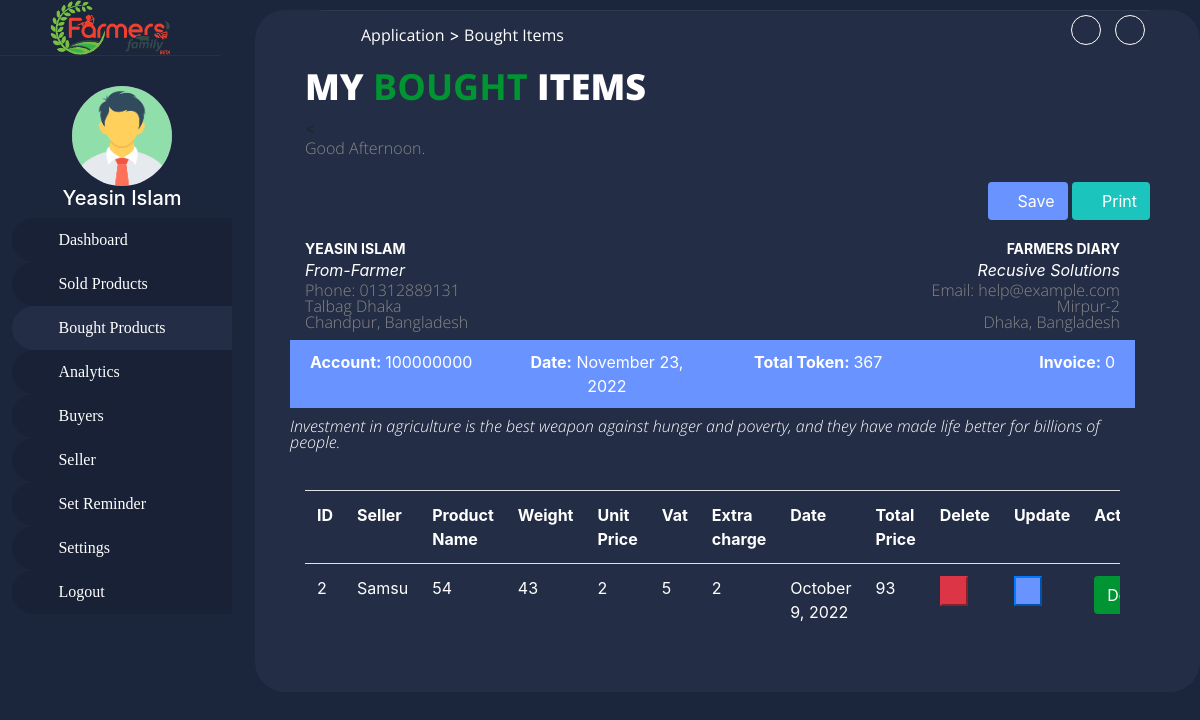
Page /bought-product.php (signed in) on the committed database.
### tables this page shows
CREATE TABLE `farmersprofile` (
  `id` int(11) NOT NULL,
  `fname` varchar(30) DEFAULT NULL,
  `lname` varchar(30) DEFAULT NULL,
  `gender` varchar(20) DEFAULT NULL,
  `nid` int(11) DEFAULT NULL,
  `phone` int(11) DEFAULT NULL,
  `passwords` varchar(255) DEFAULT NULL,
  `address_id` int(11) DEFAULT NULL
);

CREATE TABLE `address` (
  `address_id` int(11) NOT NULL,
  `address_line` varchar(100) DEFAULT NULL,
  `thana` varchar(50) DEFAULT NULL,
  `district` varchar(50) DEFAULT NULL,
  `country` varchar(50) DEFAULT NULL,
  `user_type` varchar(40) DEFAULT NULL
);

CREATE TABLE `products` (
  `product_id` int(12) NOT NULL,
  `seller_id` int(12) DEFAULT NULL,
  `buyer_id` int(12) DEFAULT NULL,
  `datas` varchar(20) DEFAULT NULL
);

CREATE TABLE `prodcut_details` (
  `product_details_id` int(12) NOT NULL,
  `product_name` varchar(40) DEFAULT NULL,
  `weight` varchar(20) DEFAULT NULL,
  `unit_price` float DEFAULT NULL,
  `vat` float DEFAULT NULL,
  `extra_charge` float DEFAULT NULL,
  `product_id` int(15) DEFAULT NULL
);

### database.php (called while the page is built, shortened)
<?php
class DatabaseConnection{
	private $host = "localhost";
	private $user = "root";
	private $dbname = "farmersdiary";
	private $password = "";
	public $conn;
	function __construct(){
		$conn = new mysqli($this -> host,$this -> user,$this -> password,$this -> dbname);
        return $this->conn = $conn;
	}
	public
	function query_execute($sql){
		$result = $this -> conn -> query($sql);
		return $result;
	}
}
 ?>

### class.php (called while the page is built, shortened)
<?php
	include_once __dir__."/database.php";
class Farmers extends User{
		public function getFarmersData($id){
			$objectFarmers =new DatabaseConnection();
			$getQuery = "SELECT * FROM farmersprofile WHERE id  = '$id'";
			$querydata = $objectFarmers->query_execute($getQuery);
			if($querydata->num_rows > 0){
				while($dataRows= $querydata->fetch_assoc()){
					$this -> fname =  $dataRows['fname'];
					$this -> lname =  $dataRows['lname'];
					$this -> phone =  $dataRows['phone'];
					$this -> address =  $dataRows['address_id'];
				}
			}
			$adid = $this -> address;
			$addressQuery = "SELECT * FROM address WHERE address_id  = '$adid'";
			$addressQ = $objectFarmers->query_execute($addressQuery);
			if($addressQ->num_rows > 0){
				while($addressInfo= $addressQ->fetch_assoc()){
					$this -> address =  $addressInfo['address_line'];
					$this -> thana =  $addressInfo['thana'];
					$this -> district =  $addressInfo['district'];
					$this -> country =  $addressInfo['country'];
				}
			}
		}
}
 ?>

### bought-product.php (the view, shortened to what this page needs)
<?php
  include_once 'class.php';
  include_once 'database.php';
  $id = $_SESSION['id'];
$database = new DatabaseConnection();
$farmerObject = new Farmers();
$farmerObject->getFarmersData($id);
?><!DOCTYPE html>
<html lang="en">
    <head>
        <link rel="stylesheet" href="css/bootstrap.min.css">
        <link rel="stylesheet" href="css/main.css">
        <link rel="stylesheet" href="css/icofont/icofont.min.css">
    </head>
    <body style="background:#1b253b;">
        <div class="dashboard">
                    <?php include_once('user-sidebar.php'); ?>
                <div class="content-body">
                    <div class="row">
                            <div class="col-xl-12 col-md-12">
                            <div class="header-top-admin">
                                <div class="breadcrumbs float-left">
                                    <ul>
                                        <li><a href="">Application</a></li>
                                        <span> > </span>
                                        <li><a href="">Bought Items</a></li>
                                    </ul>
                                </div>
                                <div class="profile-area float-right">
                                    <div class="profile-icon">
                                        <ul>
                                            <li>
                                                <a href="#"><i class="icofont-notification"></i></a>
                                            </li>
                                            <li>
                                                <a href="#"><i class="icofont-business-man"></i></a>
                                            </li>
                                        </ul>
                                    </div>
                                </div>
                            </div>
                        </div>
                    </div>
                    <div class="row">
                        <div class="col-md-12">
                            <div class="content-title">
                                <h2>My <span class="highlight">Bought</span> Items</h2>
                                <<p> <?php
function Greetings($hours)
{
    if ($hours >= 0 && $hours <= 12) {
        return "Good Morning.";
    } else {
        if ($hours > 12 && $hours <= 17) {
            return "Good Afternoon.";
        } else {
            if ($hours > 17 && $hours <= 20) {
                return "Good Evening";
            } else {
                return "Good Night";
            }
        }
    }
}
$hour = date('H');
print Greetings($hour);
?>
                            </div>
                        </div>
                    </div>
                    <div class="row">
                        <div class="col-md-12">
                            <div class="print-btn float-right">
                                <button class="btn btn-default save"><i class="icofont-save" id="save"></i> Save</button>
                                <button class="btn btn-default print"><i class="icofont-printer"></i> Print</button>
                            </div>
                        </div>
                    </div>
                    <div class="row table-area">
                        <?php
                            include_once('user-and-company-info.php');
                         ?>
                        <div class="deshboard-header-line bought">
                            <ul>
                                <li><strong>Account: </strong><?php echo $id; ?></li>
                                <li><strong>Date:</strong> <?php echo date("F j, Y");?></li>
                                <li><strong>Total Token: </strong>367</li>
                                <li><Strong>Invoice: </Strong>0</li>
                            </ul>
                            <p>Investment in agriculture is the best weapon against hunger and poverty, and they have made life better for billions of people.</p>
                        </div>
                        <div class="col-md-12">
                            <div class="table-content table-responsive bought">
                                <table class="table" id="dataTable">
                                    <tbody>
                                        <tr>
                                            <th>ID</th>
                                            <th>Seller</th>
                                            <th>Product Name</th>
                                            <th>Weight</th>
                                            <th>Unit Price</th>
                                            <th>Vat</th>
                                            <th>Extra charge</th>
                                            <th>Date</th>
                                            <th>Total Price</th>
                                            <th>Delete</th>
                                            <th>Update</th>
                                            <th>Action</th>
                                        </tr>
                                        <?php
                                            $boughtItems = "SELECT * FROM products WHERE buyer_id = '$id'";
                                            $boughtItemsExecute = $database->query_execute($boughtItems);
                                            if ($boughtItemsExecute->num_rows > 0) {
                                                while ($row = $boughtItemsExecute->fetch_assoc()) {
                                              $pname = "";
                                            $vat = 0;
                                            $extra = 0;
                                            $weight = 0;
                                            $unit_price = 0;
                                            $totalPrice = 0;
                                            $product_id = $row['product_id'];
                                            $date = $row['datas'];
                                            $productDetails = "SELECT * FROM prodcut_details WHERE '$product_id'= product_id";
                                            $productExecute = $database->query_execute($productDetails);
                                            if ($productExecute->num_rows > 0) {
                                                while ($rowDetails = $productExecute->fetch_assoc()) {
                                                    $pname .= $rowDetails['product_name']." ";
                                                    $weight+=$rowDetails['weight'];
                                                    $unit_price = $rowDetails['unit_price'];
                                                    $vat += $rowDetails['vat'];
                                                    $extra +=$rowDetails['extra_charge'];
                                                    $totalPrice+= ($unit_price*$weight)+($vat+$extra);
                                                }
                                            }
                                                    ?>
                                        <tr>
                                            <td><?php echo $row['product_id'];?></td>
                                            <td>Samsu</td>
                                            <td><?php echo $pname;?></td>
                                            <td><?php echo $weight;?></td>
                                            <td><?php echo $unit_price;?></td>
                                            <td><?php echo $vat;?></td>
                                            <td><?php echo $extra;?></td>
                                            <td><?php echo $date;?></td>
                                            <td><?php echo $totalPrice;?></td>
                                            <td><button class="btn-danger delete" delete="<?php echo $row['product_id'];?>" type="button" data-toggle="modal" data-target="#deleteOk"><span class="icofont-delete"></span></button></td>
                                            <td><button class="btn-primary save" type="button"  data-toggle="modal" data-target="#edit<?php echo $row['product_id'];?>"><span class="icofont-edit"></span></button></td>
                                            <td><button class="btn btn-default save" type="button"  data-toggle="modal" data-target="#<?php echo $row['product_id'];?>">Details</button></td>
                                        </tr>
                                            <?php }
                                            }
                                         ?>
                                    </tbody>
                                </table>
                            </div>
                        </div>
                    </div>
                 </div>
        </div>
    </body>
</html>

### user-sidebar.php (shortened to what this page needs)
        <div class="dashboard">
<div class="admin-menu-wrapper">
                        <div class="admin-menu">
                            <div class="admin-logo">
                                <img src="images/logo.png" alt="">
                            </div>
                            <div class="admin-menu-area">
                                <div class="user-info">
                                    <div class="profile-avater">
                                        <img src="images/user.png" alt="">
                                    </div>
                                    <div class="user-name">
                                        <h5 style="color: #ffffff; text-align-center;"><?php
                                        echo $farmerObject->fname." ";
                                        echo $farmerObject->lname;
                                        ?></h5>
                                    </div>
                                </div>
                                <ul>
                                    <li>
                                        <a href="deshboard.php"><i class="icofont-dashboard"></i> Dashboard</a>
                                    </li>
                                    <li>
                                        <a href="sold-items.php"><i class="icofont-food-cart"></i> Sold Products</a>
                                    </li>
                                    <li>
                                        <a href="bought-product.php"><i class="icofont-cart-alt"></i> Bought Products</a>
                                    </li>
                                    <li>
                                        <a href="analytics.php"><i class="icofont-chart-line-alt"></i> Analytics</a>
                                    </li>
                                    <li>
                                        <a href="buyer-list.php"><i class="icofont-business-man-alt-2"></i> Buyers</a>
                                    </li>
                                    <li>
                                        <a href="seller.php"> <i class="icofont-funky-man"></i> Seller</a>
                                    </li>
                                    <li>
                                        <a href="reminder.php"><i class="icofont-ui-note"></i> Set Reminder</a>
                                    </li>
                                    <li>
                                        <a href="settings.php"><i class="icofont-ui-settings"></i> Settings</a>
                                    </li>
                                    <li>
                                        <a href="logout.php"><i class="icofont-logout"></i> Logout</a>
                                    </li>
                                </ul>
                            </div>
                        </div>
                    </div>

### user-and-company-info.php
<div class="col-md-6 col-sm-13">
                            <h4><?php
                                        echo $farmerObject->fname." ";
                                        echo $farmerObject->lname;
                                        ?>
                            </h4>
                            <i>From-<?php if($_SESSION['type'] == 'farmers'){echo "Farmer";}else if($_SESSION['type'] == 'mediator'){echo "Mediator";}?></i>
                            <p>Phone: 0<?php echo $farmerObject->phone; ?></p>
                            <p><?php echo $farmerObject->address." "; ?><?php echo $farmerObject->thana; ?></p>
                            <p><?php echo $farmerObject->district.", "; ?><?php echo $farmerObject->country; ?></p>
                        </div>
                        <div class="col-md-6 col-sm-12 text-right">
                            <h4>Farmers Diary</h4>
                            <i>Recusive Solutions</i>
                            <p>Email: help@example.com</p>
                            <p>Mirpur-2</p>
                            <p>Dhaka, Bangladesh</p>
                        </div>

### rows in the picture
farmersprofile: fname "Yeasin", lname "Islam", fname "YEASIN", lname "ISLAM", phone "1312889131"
address: address_line "Talbag", thana "Dhaka", district "Chandpur", country "Bangladesh"
products: product_id "2", pname "54", weight "43", prodcut_details.unit_price "2", vat "5", extra "2", datas "October 9, 2022", totalPrice "93"

### other values in the picture
$id "100000000"
